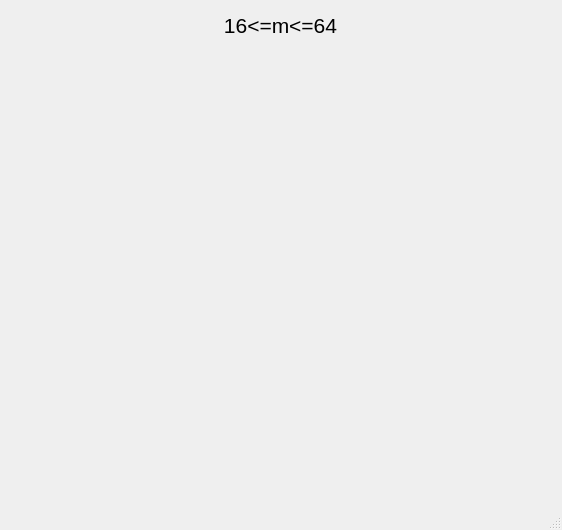
<?xml version="1.0" encoding="UTF-8"?>
<ui version="4.0">
 <class>plotdfa2</class>
 <widget class="QMainWindow" name="plotdfa2">
  <property name="geometry">
   <rect>
    <x>0</x>
    <y>0</y>
    <width>562</width>
    <height>530</height>
   </rect>
  </property>
  <property name="windowTitle">
   <string>plotdfa2</string>
  </property>
  <widget class="QWidget" name="centralwidget">
   <widget class="QCustomPlot" name="dfa2plot" native="true">
    <property name="geometry">
     <rect>
      <x>20</x>
      <y>50</y>
      <width>521</width>
      <height>411</height>
     </rect>
    </property>
   </widget>
   <widget class="QLabel" name="label">
    <property name="geometry">
     <rect>
      <x>0</x>
      <y>10</y>
      <width>561</width>
      <height>31</height>
     </rect>
    </property>
    <property name="text">
     <string>&lt;html&gt;&lt;head/&gt;&lt;body&gt;&lt;p align=&quot;center&quot;&gt;&lt;span style=&quot; font-size:16pt;&quot;&gt;16&amp;lt;=m&amp;lt;=64&lt;/span&gt;&lt;/p&gt;&lt;/body&gt;&lt;/html&gt;</string>
    </property>
   </widget>
  </widget>
  <widget class="QMenuBar" name="menubar">
   <property name="geometry">
    <rect>
     <x>0</x>
     <y>0</y>
     <width>562</width>
     <height>26</height>
    </rect>
   </property>
  </widget>
  <widget class="QStatusBar" name="statusbar"/>
 </widget>
 <customwidgets>
  <customwidget>
   <class>QCustomPlot</class>
   <extends>QWidget</extends>
   <header>qcustomplot.h</header>
   <container>1</container>
  </customwidget>
 </customwidgets>
 <resources/>
 <connections/>
</ui>
